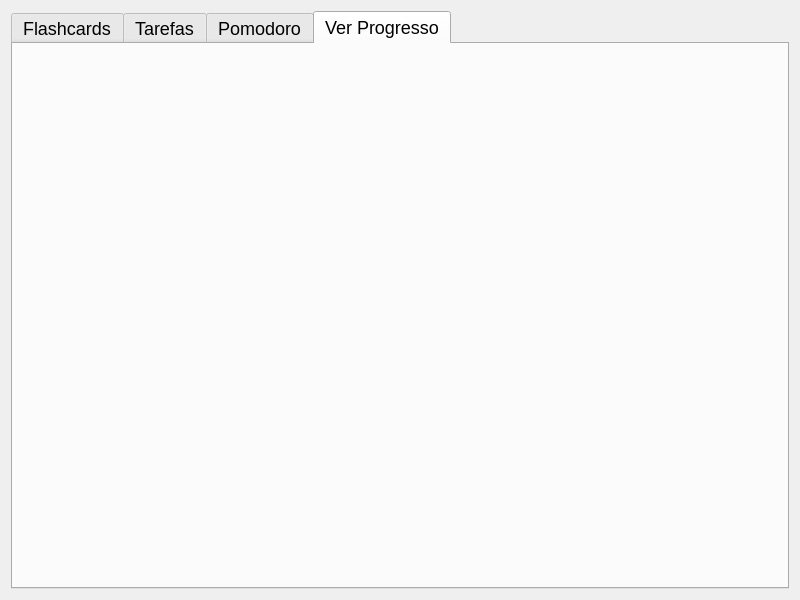
<?xml version="1.0" encoding="UTF-8"?>
<ui version="4.0">
 <class>InitialScreen</class>
 <widget class="QWidget" name="InitialScreen">
  <property name="geometry">
   <rect>
    <x>0</x>
    <y>0</y>
    <width>800</width>
    <height>600</height>
   </rect>
  </property>
  <property name="windowTitle">
   <string>initial_screen</string>
  </property>
  <layout class="QHBoxLayout" name="horizontalLayout">
   <item>
    <widget class="QTabWidget" name="tabWidget">
     <property name="styleSheet">
      <string notr="true">font: 18px;
</string>
     </property>
     <property name="currentIndex">
      <number>3</number>
     </property>
     <widget class="QWidget" name="tabFlashcards">
      <attribute name="title">
       <string>Flashcards</string>
      </attribute>
      <layout class="QHBoxLayout" name="horizontalLayout_2">
       <item>
        <widget class="QWidget" name="widget" native="true"/>
       </item>
      </layout>
     </widget>
     <widget class="QWidget" name="tabTaskTracker">
      <attribute name="title">
       <string>Tarefas</string>
      </attribute>
      <layout class="QHBoxLayout" name="horizontalLayout_3">
       <item>
        <widget class="QWidget" name="widget_2" native="true"/>
       </item>
      </layout>
     </widget>
     <widget class="QWidget" name="tabPomodoro">
      <attribute name="title">
       <string>Pomodoro</string>
      </attribute>
      <layout class="QHBoxLayout" name="horizontalLayout_4">
       <item>
        <widget class="QWidget" name="widget_3" native="true"/>
       </item>
      </layout>
     </widget>
     <widget class="QWidget" name="tabSeeProgress">
      <attribute name="title">
       <string>Ver Progresso</string>
      </attribute>
      <layout class="QHBoxLayout" name="horizontalLayout_5">
       <item>
        <widget class="QWidget" name="widget_4" native="true"/>
       </item>
      </layout>
     </widget>
    </widget>
   </item>
  </layout>
 </widget>
 <resources/>
 <connections/>
</ui>
